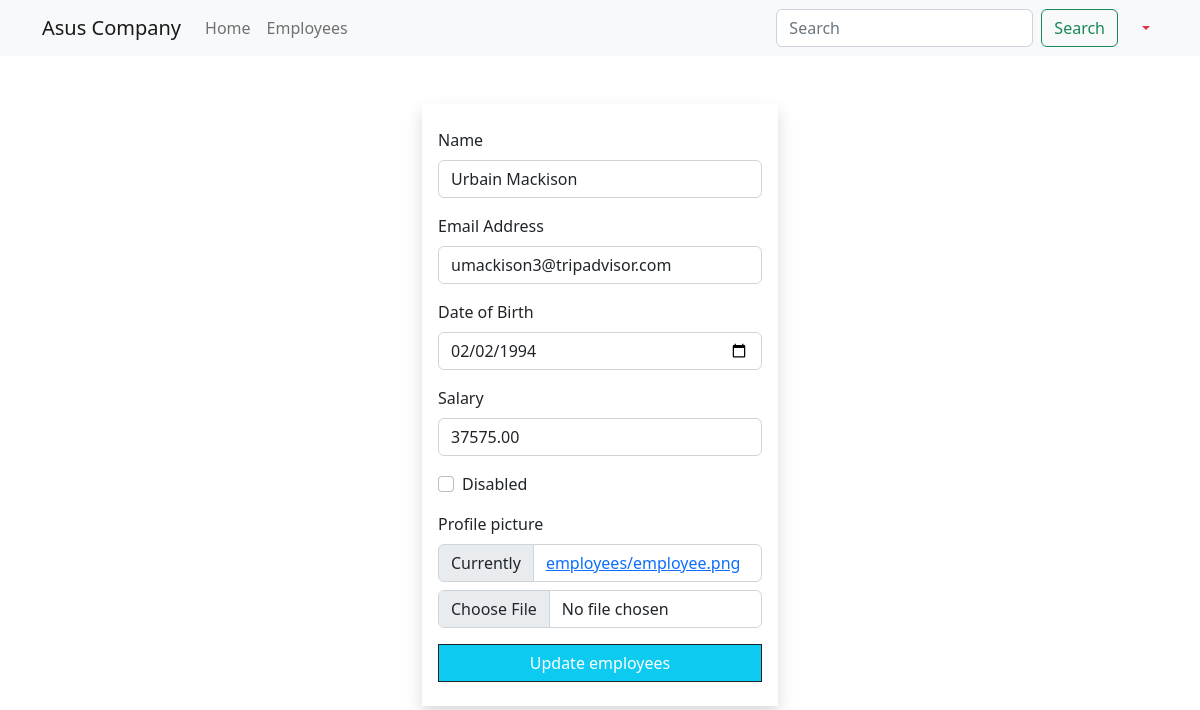
/employees/update/4 (signed in), run on the app's committed database.
### main_app/models.py (models this page shows, shortened)
class Employee(models.Model):
    name = models.CharField(max_length=40)
    email = models.EmailField(unique=True)
    dob = models.DateField(null=True)
    salary = models.DecimalField(max_digits=7, decimal_places=2)
    disabled = models.BooleanField(default=False)
    profile_picture = models.ImageField(upload_to=unique_img_name, null=True, default='employees/employee.png')
    created_at = models.DateTimeField(auto_now_add=True, null=True)
    updated_at = models.DateTimeField(auto_now=True, null=True)

### main_app/views.py (the view)
# urls.py: path('employees/update/<int:emp_id>', views.employee_update, name='update'),
@login_required
@permission_required('main_app.chnage_employee', raise_exception=True)
def employee_update(request, emp_id):
    employee = get_object_or_404(Employee, pk=emp_id)  # SELECT * FROM employees  WHERE id=1
    if request.method == 'POST':
        form = EmployeeForm(request.POST, request.FILES, instance=employee)
        if form.is_valid():
            form.save()
            messages.success(request, 'Employee updated successfully!')
            return redirect('details', emp_id)
    else:
        form = EmployeeForm(instance=employee)
    return render(request, 'update.html', {'form': form})

### main_app/app_forms.py
class EmployeeForm(forms.ModelForm):
    class Meta:
        model = Employee
        fields = '__all__'
        widgets = {
            'dob': forms.DateInput(attrs={'type': 'date', 'min': '1990-01-01', 'max': '2005-12-31'}),
            'salary': forms.NumberInput(attrs={'max': 100000, 'min': 50000})
        }
        labels = {
            'dob': 'Date of Birth',
            'email': 'Email Address'
        }

### templates/update.html (shortened to what this page needs)
{% extends 'base_template.html' %}
{% load crispy_forms_filters %}
{% block content %}
 {% include 'navbar.html' %}
    <div class="container">
        <div class=" row justify-content-center">
            <div class="col-sm-4">
                <form action="{{ request.path }}" method="post" enctype="multipart/form-data" class="shadow py-4 px-3 mt-5">
                    {{ form | crispy }}
                    <button class="btn btn-dark rounded-0 w-100 bg-info ">Update employees</button>
                </form>
            </div>
        </div>
    </div>
{% endblock %}

### data on the page
Employee: name "Urbain Mackison", email "umackison3@tripadvisor.com", dob "02/02/1994", salary "37575.00"
